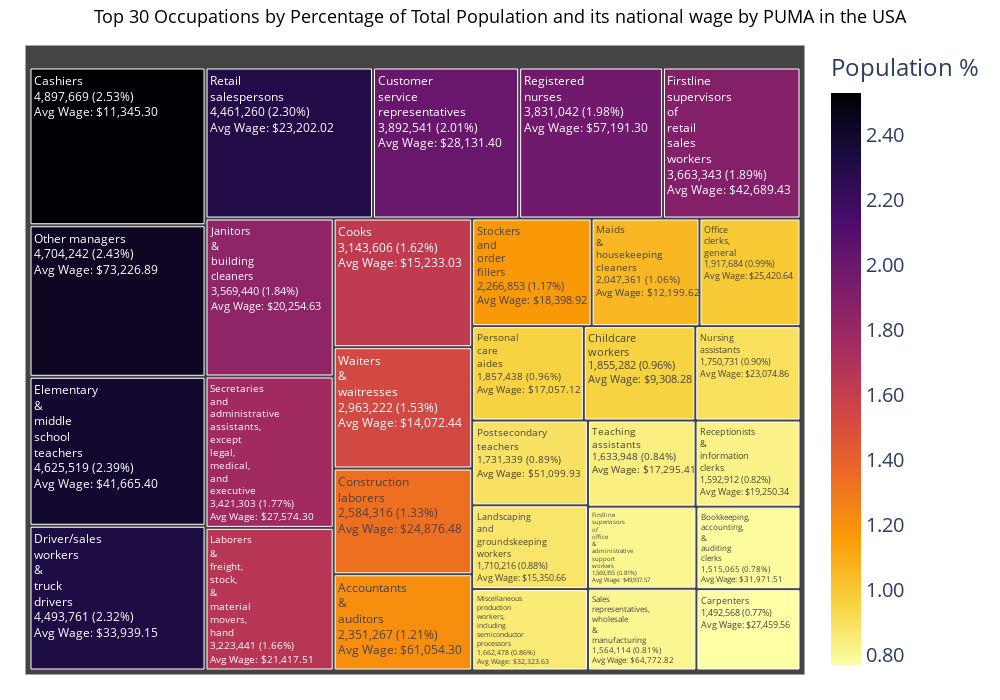

Notebook code for this chart:
### Markdown cell above
National Average Wage: This axis represents the national average wage of the five most common occupations across various PUMAs (Public Use Microdata Areas). 
Occupation: The horizontal axis displays the five most common occupations across different PUMAs. 
Frequency of Each Occupation: The numbers above each bar show how often each occupation appears across various locations (PUMAs).

This chart enables analysis of the highest-paid occupations in the most representative occupations by PUMAs across the country.

### Code cell
import plotly.express as px

total_population_universe = df_LD['total_population'].sum()
occupation_population = df_LD.groupby('occupation_name').agg(
    total_population=('total_population', 'sum'),
    average_wage=('average_wage', 'mean')  # Agregar el cálculo de salario promedio
).reset_index()

top_30_occupations = occupation_population.sort_values(by='total_population', ascending=False).head(30)
top_30_occupations['population_percentage'] = (top_30_occupations['total_population'] / total_population_universe) * 100
top_30_occupations['occupation_name'] = top_30_occupations['occupation_name'].apply(
    lambda x: '<br>'.join(x.split()) if len(x) > 15 else x
)

# Crear el treemap con salario promedio agregado al texto
fig = px.treemap(
    top_30_occupations,
    path=['occupation_name'],
    values='total_population',
    color='population_percentage', 
    color_continuous_scale='Inferno_r',  # Paleta de colores invertida
    title='Top 30 Occupations by Percentage of Total Population and its national wage by PUMA in the USA ',
    hover_data={'population_percentage': ':.2f', 'average_wage': ':.2f'}
)
fig.data[0].texttemplate = "%{label}<br>%{value:,.0f} (%{customdata[0]:.2f}%)<br>Avg Wage: $%{customdata[1]:,.2f}"
fig.data[0].textfont.size = 12
fig.update_layout(
    width=1000,
    height=700,
    title_font=dict(size=18, color="black"),
    title_x=0.5,
    margin=dict(t=45, l=25, r=25, b=25),
    font=dict(size=20),  
    coloraxis_colorbar=dict(
        title="Population %",
        tickformat=".2f"
    )
)
fig.show()

### Figure 1 — Plotly figure (JSON) as saved in the notebook; plotly's stock layout.template omitted (floating-point values rounded to 4 significant figures)
{"data": [{"branchvalues": "total", "customdata": [[1.214, 61050.0], [0.782, 31970.0], [0.7704, 27460.0], [2.528, 11350.0], [0.9576, 9308.0], [1.334, 24880.0], [1.623, 15230.0], [2.009, 28130.0], [2.319, 33940.0], [2.387, 41670.0], [0.81, 49940.0], [1.891, 42690.0], [1.842, 20250.0], [1.664, 21420.0], [0.8827, 15350.0], [1.057, 12200.0], [0.8581, 32320.0], [0.9036, 23070.0], [0.9898, 25420.0], [2.428, 73230.0], [0.9587, 17060.0], [0.8936, 51100.0], [0.8222, 19250.0], [1.977, 57190.0], [2.303, 23200.0], [0.8073, 64770.0], [1.766, 27570.0], [1.17, 18400.0], [0.8433, 17300.0], [1.529, 14070.0]], "domain": {"x": [0, 1], "y": [0, 1]}, "hovertemplate": "labels=%{label}<br>total_population=%{value}<br>parent=%{parent}<br>id=%{id}<br>population_percentage=%{color:.2f}<br>average_wage=%{customdata[1]:.2f}<extra></extra>", "ids": ["Accountants<br>&<br>auditors", "Bookkeeping,<br>accounting,<br>&<br>auditing<br>clerks", "Carpenters", "Cashiers", "Childcare<br>workers", "Construction<br>laborers", "Cooks", "Customer<br>service<br>representatives", "Driver/sales<br>workers<br>&<br>truck<br>drivers", "Elementary<br>&<br>middle<br>school<br>teachers", "Firstline<br>supervisors<br>of<br>office<br>&<br>administrative<br>support<br>workers", "Firstline<br>supervisors<br>of<br>retail<br>sales<br>workers", "Janitors<br>&<br>building<br>cleaners", "Laborers<br>&<br>freight,<br>stock,<br>&<br>material<br>movers,<br>hand", "Landscaping<br>and<br>groundskeeping<br>workers", "Maids<br>&<br>housekeeping<br>cleaners", "Miscellaneous<br>production<br>workers,<br>including<br>semiconductor<br>processors", "Nursing<br>assistants", "Office<br>clerks,<br>general", "Other managers", "Personal<br>care<br>aides", "Postsecondary<br>teachers", "Receptionists<br>&<br>information<br>clerks", "Registered<br>nurses", "Retail<br>salespersons", "Sales<br>representatives,<br>wholesale<br>&<br>manufacturing", "Secretaries<br>and<br>administrative<br>assistants,<br>except<br>legal,<br>medical,<br>and<br>executive", "Stockers<br>and<br>order<br>fillers", "Teaching<br>assistants", "Waiters<br>&<br>waitresses"], "labels": ["Accountants<br>&<br>auditors", "Bookkeeping,<br>accounting,<br>&<br>auditing<br>clerks", "Carpenters", "Cashiers", "Childcare<br>workers", "Construction<br>laborers", "Cooks", "Customer<br>service<br>representatives", "Driver/sales<br>workers<br>&<br>truck<br>drivers", "Elementary<br>&<br>middle<br>school<br>teachers", "Firstline<br>supervisors<br>of<br>office<br>&<br>administrative<br>support<br>workers", "Firstline<br>supervisors<br>of<br>retail<br>sales<br>workers", "Janitors<br>&<br>building<br>cleaners", "Laborers<br>&<br>freight,<br>stock,<br>&<br>material<br>movers,<br>hand", "Landscaping<br>and<br>groundskeeping<br>workers", "Maids<br>&<br>housekeeping<br>cleaners", "Miscellaneous<br>production<br>workers,<br>including<br>semiconductor<br>processors", "Nursing<br>assistants", "Office<br>clerks,<br>general", "Other managers", "Personal<br>care<br>aides", "Postsecondary<br>teachers", "Receptionists<br>&<br>information<br>clerks", "Registered<br>nurses", "Retail<br>salespersons", "Sales<br>representatives,<br>wholesale<br>&<br>manufacturing", "Secretaries<br>and<br>administrative<br>assistants,<br>except<br>legal,<br>medical,<br>and<br>executive", "Stockers<br>and<br>order<br>fillers", "Teaching<br>assistants", "Waiters<br>&<br>waitresses"], "marker": {"coloraxis": "coloraxis", "colors": [1.214, 0.782, 0.7704, 2.528, 0.9576, 1.334, 1.623, 2.009, 2.319, 2.387, 0.81, 1.891, 1.842, 1.664, 0.8827, 1.057, 0.8581, 0.9036, 0.9898, 2.428, 0.9587, 0.8936, 0.8222, 1.977, 2.303, 0.8073, 1.766, 1.17, 0.8433, 1.529]}, "name": "", "parents": ["", "", "", "", "", "", "", "", "", "", "", "", "", "", "", "", "", "", "", "", "", "", "", "", "", "", "", "", "", ""], "textfont": {"size": 12}, "texttemplate": "%{label}<br>%{value:,.0f} (%{customdata[0]:.2f}%)<br>Avg Wage: $%{customdata[1]:,.2f}", "type": "treemap", "values": [2351267, 1515065, 1492568, 4897669, 1855282, 2584316, 3143606, 3892541, 4493761, 4625519, 1569355, 3663343, 3569440, 3223441, 1710216, 2047361, 1662478, 1750731, 1917684, 4704242, 1857438, 1731339, 1592912, 3831042, 4461260, 1564114, 3421303, 2266853, 1633948, 2963222]}], "layout": {"coloraxis": {"colorbar": {"tickformat": ".2f", "title": {"text": "Population %"}}, "colorscale": [[0, "#fcffa4"], [0.1111, "#f7d13d"], [0.2222, "#fb9b06"], [0.3333, "#ed6925"], [0.4444, "#cf4446"], [0.5556, "#a52c60"], [0.6667, "#781c6d"], [0.7778, "#4a0c6b"], [0.8889, "#1b0c41"], [1, "#000004"]]}, "font": {"size": 20}, "height": 700, "legend": {"tracegroupgap": 0}, "margin": {"b": 25, "l": 25, "r": 25, "t": 45}, "title": {"font": {"color": "black", "size": 18}, "text": "Top 30 Occupations by Percentage of Total Population and its national wage by PUMA in the USA ", "x": 0.5}, "width": 1000}}
